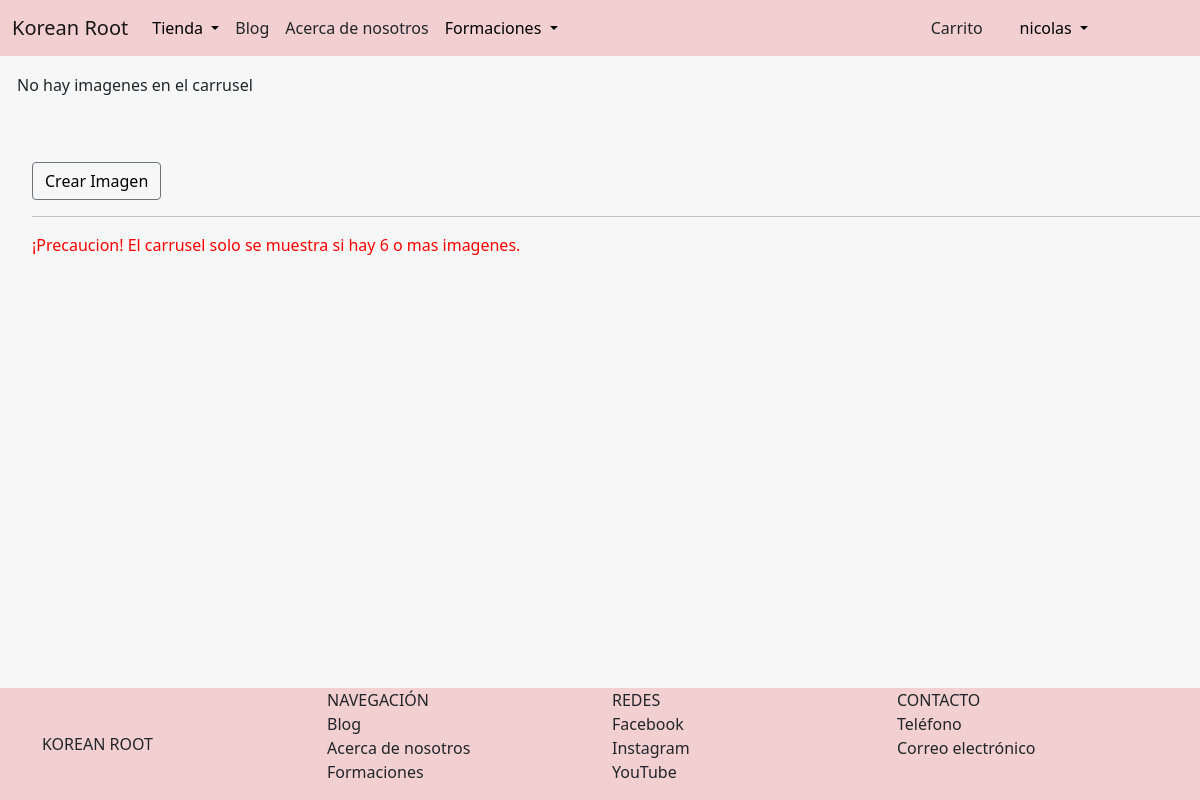
Page /blog/carrusel/imagenes/ (signed in) on the earlier database version.
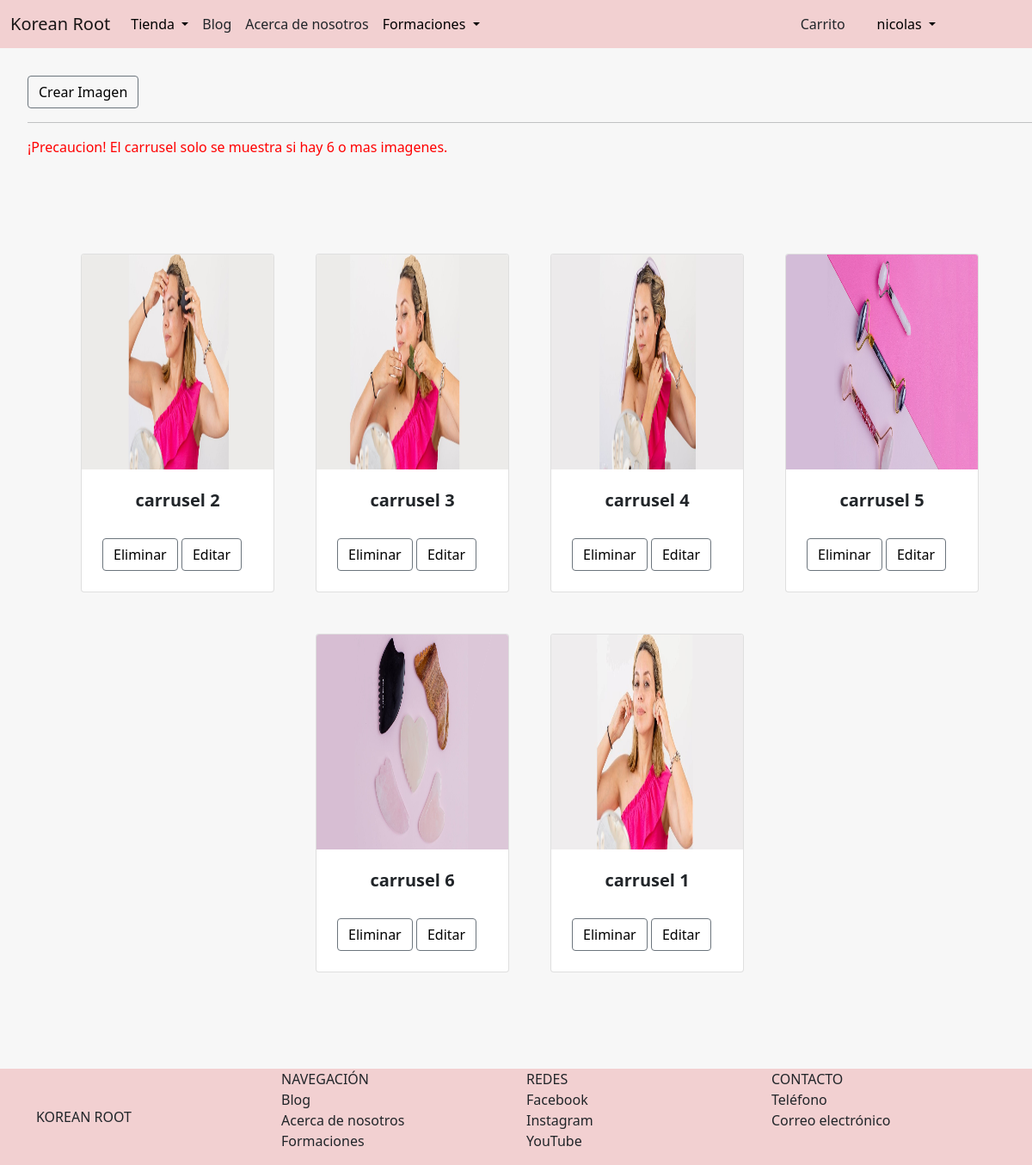
Same page on the later database version.
### AppBlog/models.py (models this page shows, shortened)
class ImagenCarrusel(models.Model):
    titulo = models.CharField(max_length=70)
    texto = models.CharField(max_length=200)
    imagen = models.ImageField(upload_to='carrusel', default=None)

### AppBlog/views.py (the view)
# urls.py: path('carrusel/imagenes/', imagenesCarrusel, name='imagenes_carrusel'),
@staff_member_required
def imagenesCarrusel(request):
    imagenes = ImagenCarrusel.objects.all()
    if imagenes.count() > 0:
        return render(request, 'AppBlog/imagenes_carrusel.html', {'imagenes': imagenes})
    else:
        messages.error(request, 'No hay imagenes en el carrusel')
        return render(request, 'AppBlog/imagenes_carrusel.html', {'imagenes': imagenes})

### AppBlog/templates/AppBlog/imagenes_carrusel.html
{% extends 'AppTienda/padre.html' %}
{% load static %}
{% block contenidoQueCambia %}
    <ul>
        {% if user.is_staff %}
            <button class="btn btn-outline-secondary" style="margin-top: 2rem">
                <a
                href="{% url 'blog:crear_carrusel' %}"
                style="text-decoration: none; color: black;">
                Crear Imagen
                </a>
            </button>
            <hr>
            <p style="color: red;">¡Precaucion! El carrusel solo se muestra si hay 6 o mas imagenes.</p>
        {% endif %}
        {% if user.is_staff %}
                <section class="py-5">
                    <div class="container px-4 px-lg-5 mt-5">
                        <div class="row gx-4 gx-lg-5 row-cols-2 row-cols-md-3 row-cols-xl-4 justify-content-center">
                            {% for imagen in imagenes %}
                                <div class="col mb-5">
                                    <div class="card h-100">
                                        <img class="card-img-top" src="{{imagen.imagen.url}}" alt="..." height="250" />
                                        <div class="card-body p-4">
                                            <div class="text-center">
                                                <h5 class="fw-bolder">{{imagen.titulo}}</h5>
                                            </div>
                                        </div>
                                        <div class="card-footer p-4 pt-0 border-top-0 bg-transparent" style="align-items: center;">
                                            <button class="btn btn-outline-secondary">
                                                <a
                                                href="{% url 'blog:eliminar_carrusel' id=imagen.id %}"
                                                style="text-decoration: none; color: black;">
                                                Eliminar
                                                </a>
                                            </button>
                                            <button class="btn btn-outline-secondary">
                                                <a
                                                href="{% url 'blog:editar_carrusel' id=imagen.id %}"
                                                style="text-decoration: none; color: black;">
                                                Editar
                                                </a>
                                            </button>
                                        </div>
                                    </div>
                                </div>
                            {% endfor %}
                        </div>
                    </div>
                </section>
        {% endif %}
    </ul>
{% endblock %}

### AppTienda/templates/AppTienda/padre.html (shortened to what the changed rows need)
<!doctype html>
<html lang="en">
  <head>
    {% load static %}
    <link href="https://cdn.jsdelivr.net/npm/bootstrap@5.1.3/dist/css/bootstrap.min.css" rel="stylesheet">
  </head>
  <body class="body">
        <nav class="navbar navbar-expand-sm navbar-light" style="background-color:rgb(242, 208, 209)">
            <div class="container">
            </div>
            {% if user.is_authenticated %}
              <div class="d-grid gap-2 d-sm-flex justify-content-end" style="width: 6rem; margin-right: 6rem;">
            {% endif %}
        </nav>
    {% if messages %}
        {% for mensaje in messages %}
            <div class="alert alert-{{ mensaje.tags }}">{{mensaje}}</div>
        {% endfor %}
    {% endif %}
    {% block contenidoQueCambia %}
    {% endblock %}
  <footer
  class="footer"
  >
    <div class="container">
    </div>
  </footer>
  </body>
</html>

Differences in the rows shown:
added ImagenCarrusel: imagen (picture), titulo "carrusel 2"
added ImagenCarrusel: imagen (picture), titulo "carrusel 3"
added ImagenCarrusel: imagen (picture), titulo "carrusel 4"
added ImagenCarrusel: imagen (picture), titulo "carrusel 5"
added ImagenCarrusel: imagen (picture), titulo "carrusel 6"
added ImagenCarrusel: imagen (picture), titulo "carrusel 1"
Other differences:
list line gone: "No hay imagenes en el carrusel"
